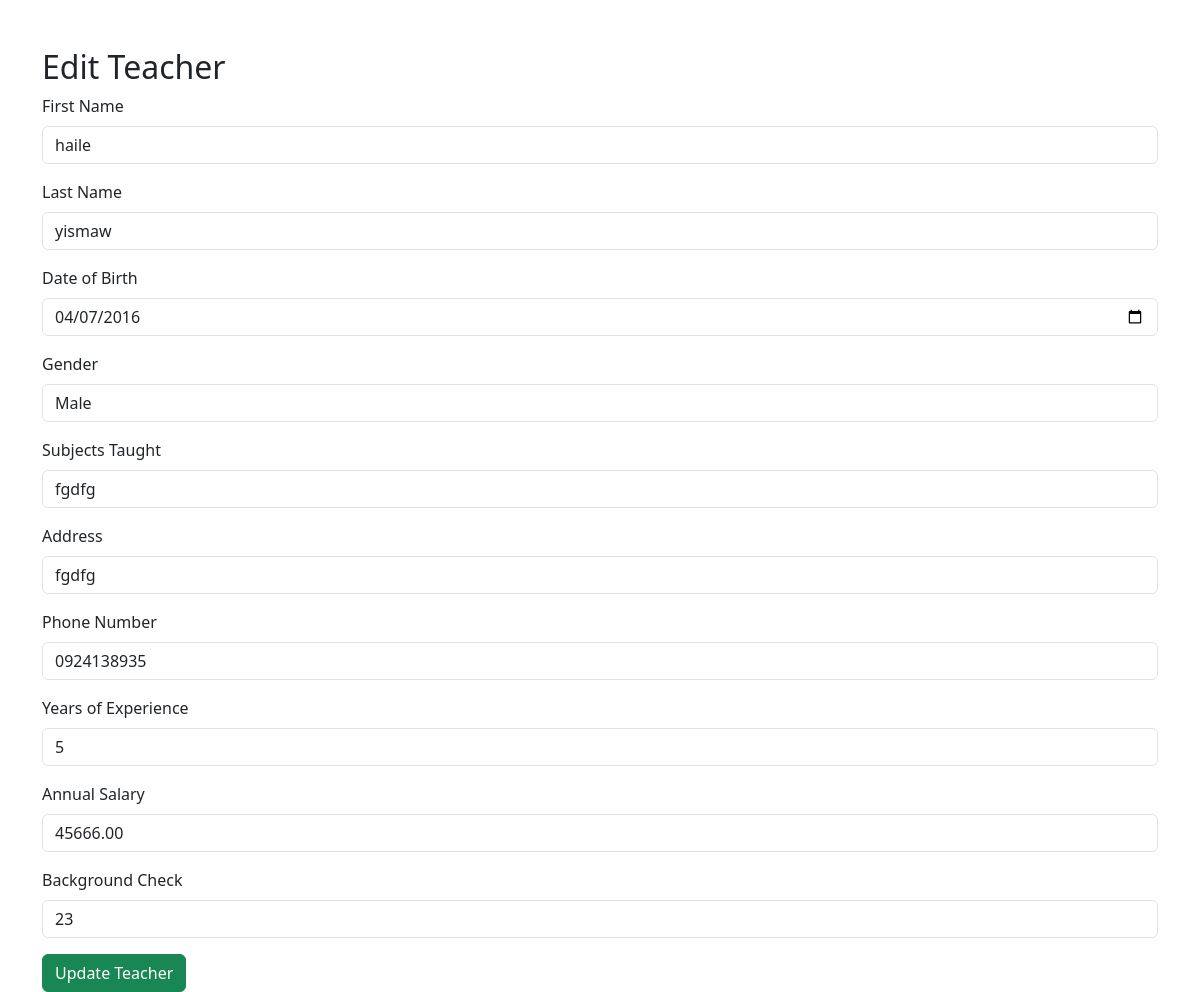
Screenshot of /edit_teacher.php?id=12 with the database file from the repository.
### tables this page shows
CREATE TABLE `teacher` (
  `Teacher_id` int(11) NOT NULL,
  `First_name` varchar(50) NOT NULL,
  `Last_name` varchar(50) NOT NULL,
  `Date_of_Birth` date DEFAULT NULL,
  `Gender` varchar(10) DEFAULT NULL,
  `Subjects_Taught` text DEFAULT NULL,
  `Address` text NOT NULL,
  `Phone_number` varchar(15) NOT NULL,
  `Years_of_Experience` int(11) DEFAULT NULL,
  `Annual_salary` decimal(10,2) NOT NULL,
  `Background_Check` tinyint(1) NOT NULL
);

### edit_teacher.php (the view, shortened to what this page needs)
<?php
include 'db.php';
$id = $_GET['id'];
$result = $conn->query("SELECT * FROM teacher WHERE Teacher_id = $id");
$row = $result->fetch_assoc();
?>
<!DOCTYPE html>
<html lang="en">
<head>
  <link href="https://cdn.jsdelivr.net/npm/bootstrap@5.3.0/dist/css/bootstrap.min.css" rel="stylesheet">
</head>
<body>
<div class="container mt-5">
  <h2>Edit Teacher</h2>
  <form action="update_teacher.php" method="post">
    <div class="mb-3">
      <label class="form-label">First Name</label>
      <input type="text" class="form-control" name="first_name" value="<?= $row['First_name'] ?>" required>
    </div>
    <div class="mb-3">
      <label class="form-label">Last Name</label>
      <input type="text" class="form-control" name="last_name" value="<?= $row['Last_name'] ?>" required>
    </div>
    <div class="mb-3">
      <label class="form-label">Date of Birth</label>
      <input type="date" class="form-control" name="dob" value="<?= $row['Date_of_Birth'] ?>" required>
    </div>
    <div class="mb-3">
      <label class="form-label">Gender</label>
      <select class="form-control" name="gender" required>
        <option value="Male" <?= $row['Gender'] == 'Male' ? 'selected' : '' ?>>Male</option>
      </select>
    </div>
    <div class="mb-3">
      <label class="form-label">Subjects Taught</label>
      <input type="text" class="form-control" name="subjects_taught" value="<?= $row['Subjects_Taught'] ?>">
    </div>
    <div class="mb-3">
      <label class="form-label">Address</label>
      <input type="text" class="form-control" name="address" value="<?= $row['Address'] ?>">
    </div>
    <div class="mb-3">
      <label class="form-label">Phone Number</label>
      <input type="text" class="form-control" name="phone_number" value="<?= $row['Phone_number'] ?>">
    </div>
    <div class="mb-3">
      <label class="form-label">Years of Experience</label>
      <input type="number" class="form-control" name="experience" value="<?= $row['Years_of_Experience'] ?>">
    </div>
    <div class="mb-3">
      <label class="form-label">Annual Salary</label>
      <input type="number" class="form-control" step="0.01" name="salary" value="<?= $row['Annual_salary'] ?>">
    </div>
    <div class="mb-3">
      <label class="form-label">Background Check</label>
      <input type="text" class="form-control" name="background_check" value="<?= $row['Background_Check'] ?>">
    </div>
    <button type="submit" class="btn btn-success">Update Teacher</button>
  </form>
</div>
</body>
</html>

### rows the page displays
teacher: first_name "haile", last_name "yismaw", dob "04/07/2016", gender "Male", subjects_taught "fgdfg", address "fgdfg", phone_number "0924138935", experience "5", salary "45666.00", background_check "23"
